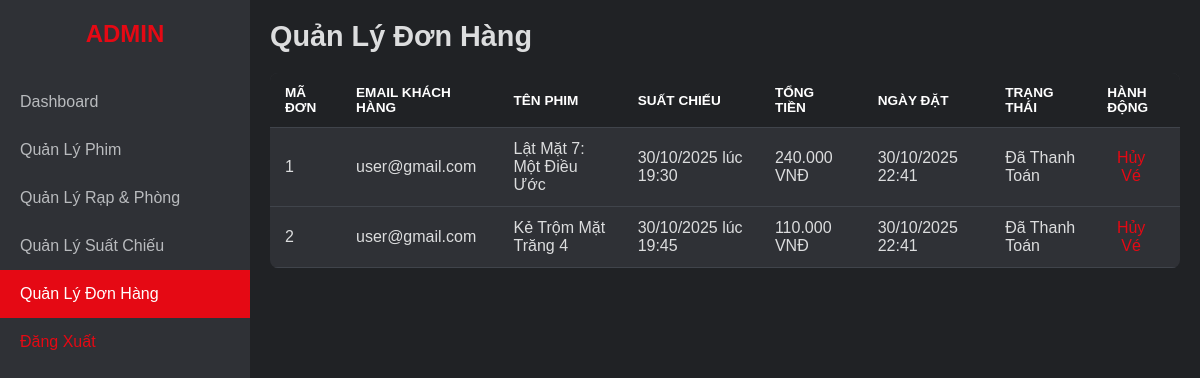
Before: /ADMIN/orders.php (signed in) with the older database file.
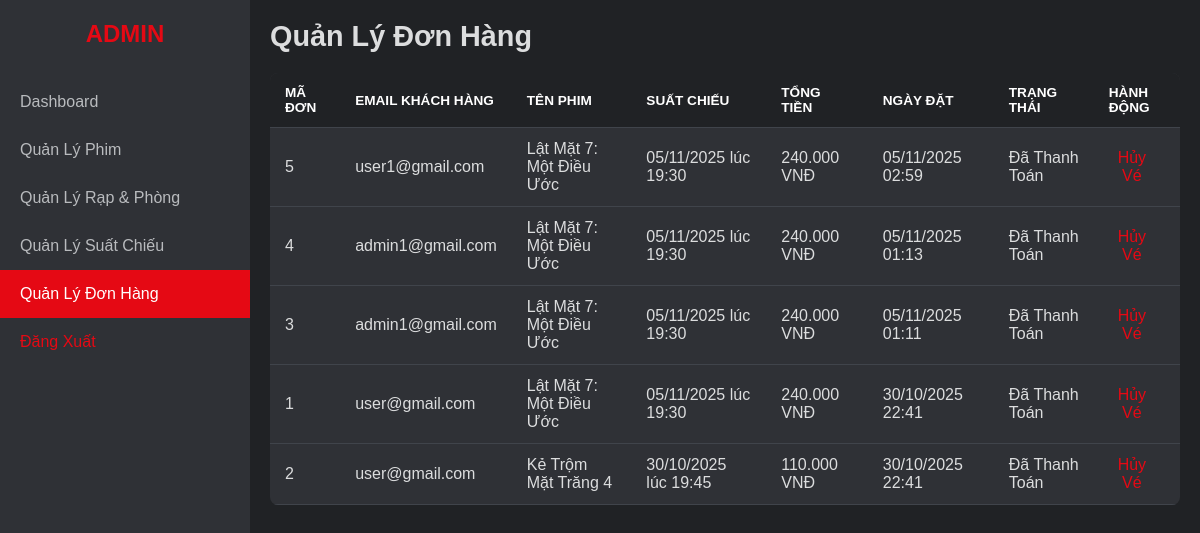
After: the same page with the newer database file.
### tables this page shows
CREATE TABLE `dondatve` (
  `Id` int(11) NOT NULL,
  `NgayDat` datetime DEFAULT current_timestamp(),
  `TongTien` decimal(10,0) NOT NULL,
  `TrangThai` varchar(50) DEFAULT 'DaThanhToan',
  `IdNguoiDung` int(11) DEFAULT NULL,
  `IdSuatChieu` int(11) DEFAULT NULL
);

CREATE TABLE `nguoidung` (
  `Id` int(11) NOT NULL,
  `HoTen` varchar(100) NOT NULL,
  `Email` varchar(100) NOT NULL,
  `MatKhau` varchar(255) NOT NULL,
  `SoDienThoai` varchar(15) DEFAULT NULL,
  `LoaiNguoiDung` varchar(20) DEFAULT 'KhachHang'
);

CREATE TABLE `phim` (
  `Id` int(11) NOT NULL,
  `TenPhim` varchar(255) NOT NULL,
  `MoTa` text DEFAULT NULL,
  `TheLoai` varchar(100) DEFAULT NULL,
  `ThoiLuong` int(11) DEFAULT NULL,
  `NgayKhoiChieu` date DEFAULT NULL,
  `PosterUrl` varchar(255) DEFAULT NULL,
  `XepHang` varchar(10) DEFAULT NULL
);

CREATE TABLE `suatchieu` (
  `Id` int(11) NOT NULL,
  `NgayChieu` date NOT NULL,
  `GioBatDau` time NOT NULL,
  `DinhDang` varchar(10) DEFAULT '2D',
  `GiaVe` decimal(10,0) NOT NULL,
  `IdPhim` int(11) DEFAULT NULL,
  `IdPhongChieu` int(11) DEFAULT NULL
);

### BACKEND/Database.php (called while the page is built, shortened)
<?php
class Database {
    private $host = "localhost";
    private $db_name = "bookingfilm";
    private $username = "root";
    private $password = "";
    public function getConnection() {
        $this->conn = null;
        try {
            $this->conn = new mysqli($this->host, $this->username, $this->password, $this->db_name);
            $this->conn->set_charset("utf8mb4");
        } catch(Exception $e) {
            echo "Lỗi kết nối CSDL: " . $e->getMessage();
        }
        return $this->conn;
    }
}
?>

### BACKEND/DAO/DonDatVeDAO.php (called while the page is built, shortened)
<?php
include_once __DIR__ . '/../Database.php';
class DonDatVeDAO {
    private $db;
    public function __construct() {
        $this->db = (new Database())->getConnection();
    }
    public function getDonHangSummary() {
        $sql = "SELECT
                    ddv.Id,
                    nd.Email,
                    p.TenPhim,
                    sc.NgayChieu,
                    sc.GioBatDau,
                    ddv.TongTien,
                    ddv.NgayDat,
                    ddv.TrangThai
                FROM DonDatVe ddv
                LEFT JOIN NguoiDung nd ON ddv.IdNguoiDung = nd.Id
                LEFT JOIN SuatChieu sc ON ddv.IdSuatChieu = sc.Id
                LEFT JOIN Phim p ON sc.IdPhim = p.Id
                ORDER BY ddv.NgayDat DESC";
        $result = $this->db->query($sql);
        $orderList = [];
        if ($result->num_rows > 0) {
            while($row = $result->fetch_assoc()) {
                $orderList[] = $row;
            }
        }
        return $orderList;
    }
}
?>

### ADMIN/orders.php (the view, shortened to what this page needs)
<?php
include_once dirname(__DIR__) . '/TEMPLATES/admin_header.php';
include_once dirname(__DIR__) . '/BACKEND/DAO/DonDatVeDAO.php';
$donDatVeDAO = new DonDatVeDAO();
$orderList = $donDatVeDAO->getDonHangSummary();
?>
<main class="main-content">
    <header class="main-header">
        <h1>Quản Lý Đơn Hàng</h1>
    </header>
    <table class="content-table">
        <thead>
            <tr>
                <th>Mã Đơn</th>
                <th>Email Khách Hàng</th>
                <th>Tên Phim</th>
                <th>Suất Chiếu</th>
                <th>Tổng Tiền</th>
                <th>Ngày Đặt</th>
                <th>Trạng Thái</th>
                <th>Hành Động</th>
            </tr>
        </thead>
        <tbody>
            <?php
            if (count($orderList) > 0) {
                foreach($orderList as $row) {
            ?>
                <tr>
                    <td><?php echo $row['Id']; ?></td>
                    <td><?php echo htmlspecialchars($row['Email'] ?? 'N/A'); ?></td>
                    <td><?php echo htmlspecialchars($row['TenPhim'] ?? 'N/A'); ?></td>
                    <td>
                        <?php
                        if ($row['NgayChieu']) {
                            echo date('d/m/Y', strtotime($row['NgayChieu'])) . ' lúc ' . date('H:i', strtotime($row['GioBatDau']));
                        } else { echo 'N/A'; }
                        ?>
                    </td>
                    <td><?php echo number_format($row['TongTien'], 0, ',', '.'); ?> VNĐ</td>
                    <td><?php echo date('d/m/Y H:i', strtotime($row['NgayDat'])); ?></td>
                    <td>
                        <?php if ($row['TrangThai'] == 'DaThanhToan'): ?>
                            <span class="status-badge success">Đã Thanh Toán</span>
                        <?php else: ?>
                            <span class="status-badge cancelled">Đã Hủy</span>
                        <?php endif; ?>
                    </td>
                    <td>
                        <?php if ($row['TrangThai'] == 'DaThanhToan'): ?>
                            <form action="../BACKEND/CONTROLLER/OrderController.php" method="POST" class="delete-form">
                                <button type="submit" class="action-btn delete" onclick="return confirm('Bạn có chắc muốn hủy đơn này?');">Hủy Vé</button>
                            </form>
                        <?php endif; ?>
                    </td>
                </tr>
            <?php
                }
            } else {
                echo "<tr><td colspan='8'>Chưa có đơn hàng nào.</td></tr>";
            }
            ?>
        </tbody>
    </table>
</main>
<?php
include_once dirname(__DIR__) . '/TEMPLATES/admin_footer.php';
?>

### TEMPLATES/admin_header.php (shortened to what this page needs)
<?php
include_once __DIR__ . '/../BACKEND/Database.php';
?>
<!DOCTYPE html>
<html lang="vi">
<head>
</head>
<body>
<div class="admin-wrapper">
    <aside class="sidebar">
        <div class="logo">ADMIN</div>
        <?php
        $currentPage = basename($_SERVER['PHP_SELF']);
        ?>
        <nav class="sidebar-nav">
            <ul>
                <li>
                    <a href="/ADMIN/dashboard.php" <?php if ($currentPage == 'dashboard.php') echo 'class="active"'; ?>>
                        Dashboard
                    </a>
                </li>
                <li>
                    <a href="/ADMIN/films.php" <?php if ($currentPage == 'films.php') echo 'class="active"'; ?>>
                        Quản Lý Phim
                    </a>
                </li>
                <li>
                    <a href="/ADMIN/rooms.php" <?php if ($currentPage == 'rooms.php') echo 'class="active"'; ?>>
                        Quản Lý Rạp & Phòng
                    </a>
                </li>
                <li>
                    <a href="/ADMIN/showtimes.php" <?php if ($currentPage == 'showtimes.php') echo 'class="active"'; ?>>
                        Quản Lý Suất Chiếu
                    </a>
                </li>
                <li>
                    <a href="/ADMIN/orders.php" <?php if ($currentPage == 'orders.php') echo 'class="active"'; ?>>
                        Quản Lý Đơn Hàng
                    </a>
                </li>
                <li>
                    <a href="/Booking_Film/BACKEND/CONTROLLER/LogoutController.php" style="color: #e50914;">Đăng Xuất</a>
                </li>
            </ul>
        </nav>
    </aside>

### TEMPLATES/admin_footer.php (shortened to what this page needs)
</div>
</body>
</html>

### TEMPLATES/admin_header.php (style rules this page uses)
* { box-sizing: border-box; margin: 0; padding: 0; }
body { font-family: Arial, sans-serif; background-color: #202225; color: #dcddde; display: flex; min-height: 100vh; }
.admin-wrapper { display: flex; width: 100%; }
.sidebar { width: 250px; background-color: #2f3136; flex-shrink: 0; padding-top: 20px; }
.sidebar .logo { text-align: center; font-size: 1.5rem; font-weight: bold; color: #e50914; margin-bottom: 30px; }
.sidebar-nav ul { list-style: none; }
.sidebar-nav li a { display: block; padding: 15px 20px; color: #b9bbbe; text-decoration: none; font-weight: 500; transition: background-color 0.2s, color 0.2s; }
.sidebar-nav li a.active { background-color: #e50914; color: #fff; }
.main-content { flex-grow: 1; padding: 20px; }
.main-header { display: flex; justify-content: space-between; align-items: center; margin-bottom: 20px; }
.main-header h1 { font-size: 1.8rem; }
.content-table { width: 100%; border-collapse: collapse; background-color: #2f3136; border-radius: 8px; overflow: hidden; }
.content-table th, .content-table td { padding: 12px 15px; text-align: left; border-bottom: 1px solid #40444b; }
.content-table th { background-color: #202225; color: #fff; text-transform: uppercase; font-size: 0.85rem; }
.action-btn { color: #61d9a4; text-decoration: none; margin-right: 10px; font-weight: 500; cursor: pointer; }
.delete-form { display: inline-block; }
.action-btn.delete { color: #e50914; background: none; border: none; font: inherit; padding: 0; }

Changed rows visible on the page:
added dondatve: Id "5", IdNguoiDung.Email "user1@gmail.com", phim.TenPhim "Lật Mặt 7: Một Điều Ước", IdSuatChieu.NgayChieu "05/11/2025", IdSuatChieu.GioBatDau "19:30", TongTien "240.000", NgayDat "05/11/2025 02:59", TrangThai "Đã Thanh Toán"
added dondatve: Id "4", IdNguoiDung.Email "admin1@gmail.com", phim.TenPhim "Lật Mặt 7: Một Điều Ước", IdSuatChieu.NgayChieu "05/11/2025", IdSuatChieu.GioBatDau "19:30", TongTien "240.000", NgayDat "05/11/2025 01:13", TrangThai "Đã Thanh Toán"
added dondatve: Id "3", IdNguoiDung.Email "admin1@gmail.com", phim.TenPhim "Lật Mặt 7: Một Điều Ước", IdSuatChieu.NgayChieu "05/11/2025", IdSuatChieu.GioBatDau "19:30", TongTien "240.000", NgayDat "05/11/2025 01:11", TrangThai "Đã Thanh Toán"
changed through a linked row, dondatve id 1: IdSuatChieu.NgayChieu "30/10/2025" → "05/11/2025"
